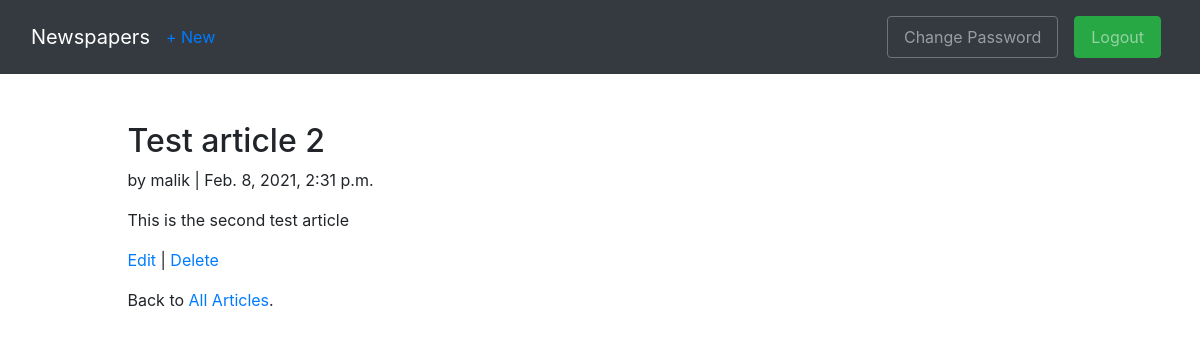
Before: /articles/2/ (signed in) with the older database file.
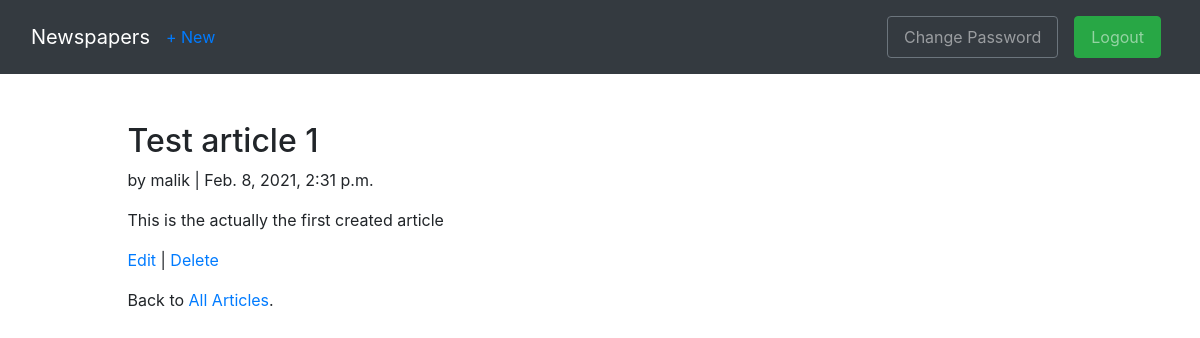
After: the same page with the newer database file.
### articles/models.py (models this page shows, shortened)
class Article(models.Model):
    title = models.CharField(max_length=255)
    body = models.TextField()
    date = models.DateTimeField(auto_now_add=True)
    author = models.ForeignKey(
        get_user_model(),
        on_delete=models.CASCADE
    )

### accounts/models.py (models this page shows)
class CustomUser(AbstractUser):
    age = models.PositiveIntegerField(null = True, blank = True)

### articles/views.py (the view)
# urls.py: path('<int:pk>/', ArticleDetailView.as_view(), name="article_detail"),
class  ArticleDetailView(LoginRequiredMixin,DetailView):
    model = Article
    template_name = "article_detail.html"

### templates/article_detail.html (shortened to what this page needs)
{% extends 'base.html' %}
{% block content %}
    <div class="container-fluid">
        <div class="row justify-content-center">
            <div class="col-md-10">
                <div class="article-entry">
                    <h2> {{ object.title }} </h2>
                    <p> by {{object.author}} | {{object.date}} </p>
                    <p> {{object.body}} </p>
                </div>
                <p><a href="{% url 'article_edit' article.pk %}">Edit</a> |
                <a href="{% url 'article_delete' article.pk %}">Delete</a></p>
                <p>Back to <a href="{% url 'article_list' %}">All Articles</a>.</p>
            </div>
        </div>
    </div>
{% endblock content %}

Changed rows visible on the page:
changed Article "malik": title "Test article 2" → "Test article 1"; body "This is the second test article" → "This is the actually the first created article"
